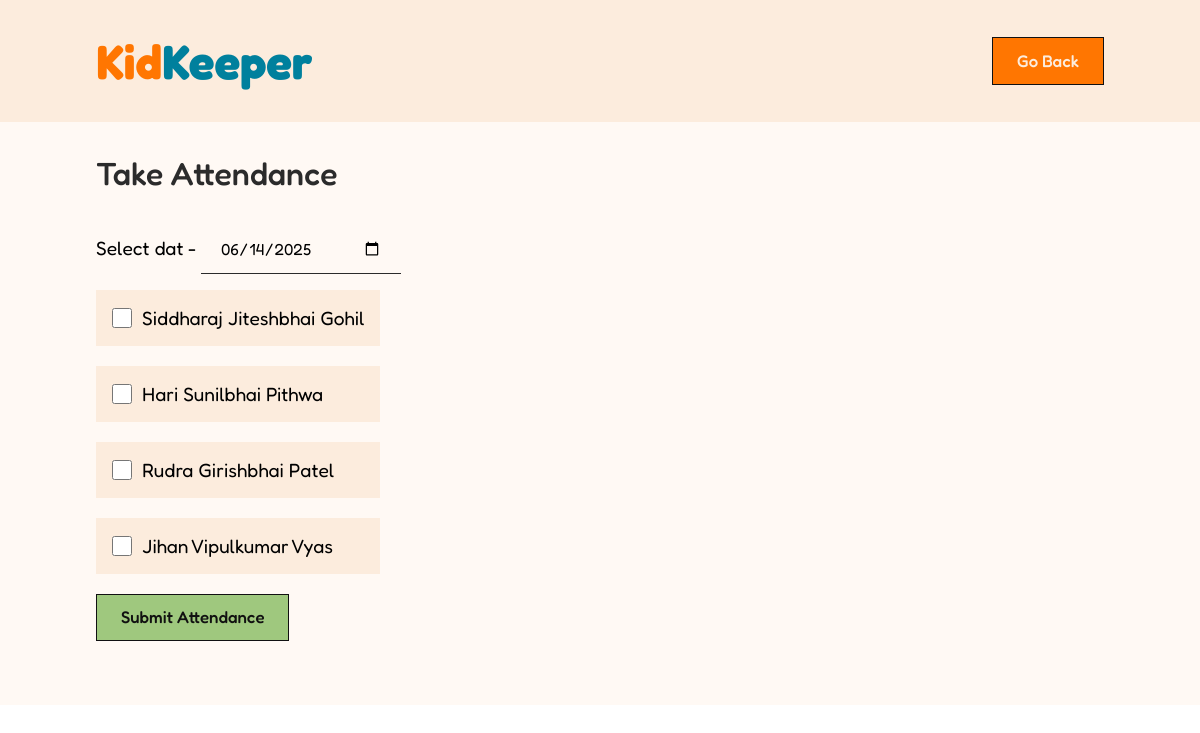
The app's page /take-attendance/ with its own data.
### core/models.py (models this page shows, shortened)
class Kid(models.Model):
    kid_name = models.CharField(max_length=100)
    father_name = models.CharField(max_length=100)
    surename = models.CharField(max_length=100)
    standard = models.CharField(max_length=20)
    birthdate = models.DateField()
    mobile_number = models.CharField(max_length=15)

### core/views.py (the view)
# urls.py: path("take-attendance/", views.take_attendance, name="take_attendance"),
def take_attendance(request):
    kids = Kid.objects.all()
    today = timezone.now().date().isoformat()  # YYYY-MM-DD format
    return render(request, "take_attendance.html", {"kids": kids, "today": today})

### templates/take_attendance.html (shortened to what this page needs)
{% load static %}
<!DOCTYPE html>
<html lang="en">
  <head>
    <link rel="stylesheet" href="{% static 'styles/style.css' %}" />
  </head>
  <body>
    <nav>
      <div class="logo"><span>Kid</span>Keeper</div>
      <div class="btns">
        <a href="/"><button class="btn orange-btn">Go Back</button></a>
      </div>
    </nav>
    <div class="container">
      <div class="head">
        <div class="title">Take Attendance</div>
      </div>
      <form method="post" action="{% url 'submit_attendance' %}">
        <div class="dateInput">
          <label style="font-size: 1.2rem" for="date">Select dat -</label>
          <input value="{{ today }}" type="date" name="date" id="date" />
        </div>
        {% for kid in kids %}
        <div class="names">
          <div class="name-box">
            <input type="checkbox" id="kid-{{ kid.id }}" name="{{ kid.id }}" />
            <label for="kid-{{ kid.id }}">
              {{ kid.kid_name }} {{ kid.father_name }} {{ kid.surename }}
            </label>
          </div>
          {% endfor %}
          <button class="btn green-btn">Submit Attendance</button>
        </div>
      </form>
    </div>
  </body>
</html>

### static/styles/style.css (style rules this page uses)
* { margin: 0; padding: 0; box-sizing: border-box; font-family: "Fredoka"; user-select: none; }
body { width: 100%; height: 100vh; }
nav { width: 100%; padding: 2rem 6rem; background-color: #fcecdd; display: flex; align-items: center; justify-content: space-between; }
.btns { display: flex; align-items: center; justify-content: center; gap: 1rem; transition: 0.5s; }
.btn { font-size: 1.05rem; padding: 0.8rem 1.5rem; border: 1px solid #111; cursor: pointer; font-weight: 500; width: max-content; }
.orange-btn { color: #fcecdd; background-color: #ff7601; }
.green-btn { color: #111; background-color: #9fc87e; }
.container { padding: 2rem 6rem; background-color: #fff9f4; width: 100%; }
.head { display: flex; align-items: center; justify-content: space-between; }
.title { font-size: 2em; width: max-content; font-weight: 500; color: #2b2b2b; }
a { text-decoration: none; }
form { margin: 2rem 0; }
input[type="date"] { padding: 0.8rem 1.2rem; background-color: transparent; border: none; border-bottom: 1px solid #2b2b2b; outline: none; font-size: 1rem; min-width: 300px; width: 500px; }
#date { min-width: 200px; width: 200px; margin-bottom: 1rem; }
input[type="checkbox"] { width: 20px; height: 20px; accent-color: #4caf50; cursor: pointer; }
.name-box { display: flex; align-items: center; justify-content: start; gap: 10px; background-color: #fcecdd; padding: 1rem; }
.names { display: inline-flex; flex-direction: column; gap: 20px; font-size: 1.2rem; cursor: pointer; }

### records on screen
Kid: kid_name "Siddharaj", father_name "Jiteshbhai", surename "Gohil"
Kid: kid_name "Hari", father_name "Sunilbhai", surename "Pithwa"
Kid: kid_name "Rudra", father_name "Girishbhai", surename "Patel"
Kid: kid_name "Jihan", father_name "Vipulkumar", surename "Vyas"
